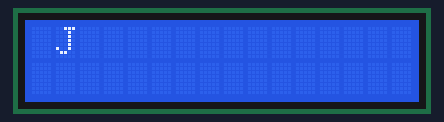
A sketch run on a simulated Arduino Uno, built with avr-gcc and run on an emulated ATmega328P. Shown: 16×2 character LCD.

Above: at 0.36 s.
At 1.78 s:
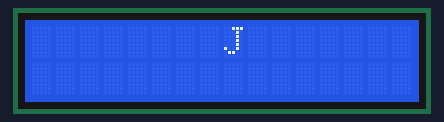
At 3.4 s:
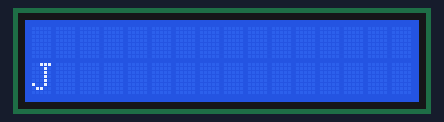
At 6.54 s:
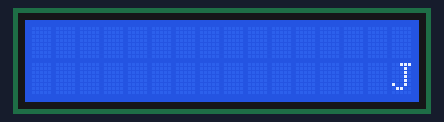
At 9.88 s:
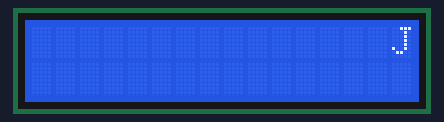
At 13.02 s:
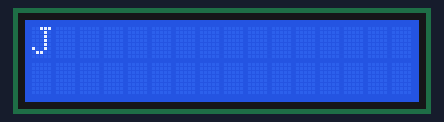

Measured:
- by itself, everything shown: repeats every 13.0 s, in 62 steps
- what the display in image 3 shows lasts 0.4 s, from 6.3 s to 6.7 s

The sketch:

exerc_lcd_arduino.ino
```cpp
#include <LiquidCrystal.h>

LiquidCrystal lcd(12,11,5,4,3,2);


void setup(){
  lcd.begin(16,2);

}

void loop(){

  int i, k, linha = 0;


  for(i = 0; i < 16; i++){
    lcd.clear();
    lcd.setCursor(i, linha);
    lcd.print("J");
    delay(200);

    if(i == 15 && linha == 0){
      i = -1;
      linha = 1;
    }


  }

  for(i = 15; i >= 0; i--){
    lcd.clear();
    lcd.setCursor(i, linha);
    lcd.print("J");
    delay(200);

    if(i == 0 && linha == 1){
      i = 16;
      linha = 0;
    }


  }


}
```
